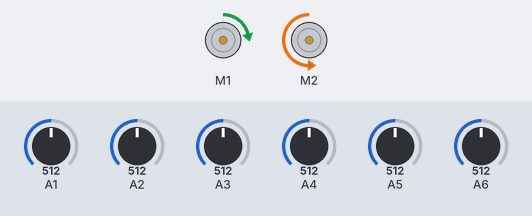
Recording of a sketch running on a simulated Arduino Uno, built with avr-gcc and run on an emulated ATmega328P. On the bench: 2 × DC motor (green arrow = forward, orange = backward, longer = faster). The test bench sets the inputs (shaded band); at power-on: A1 = 512, A6 = 512, A5 = 512, A2 = 512, A3 = 512, A4 = 512.

Above: at 7.2 s.
7.3 s: A1 set to 440
At 8.3 s:
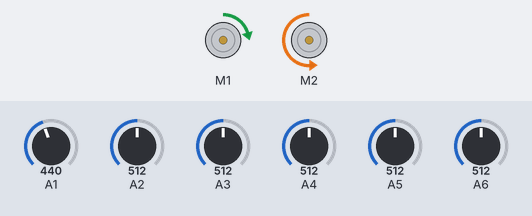
8.8 s: A6 set to 440
At 9.3 s:
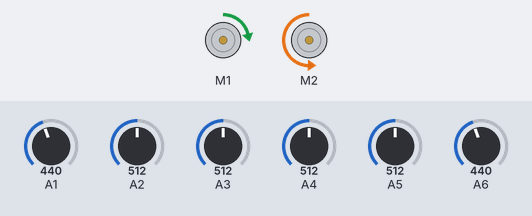
10.3 s: A5 set to 440
At 11.5 s:
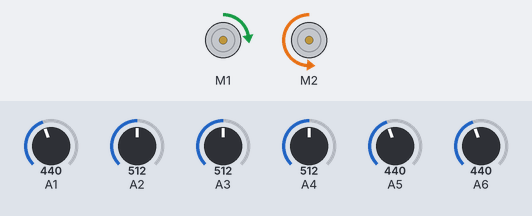
11.8 s: A2 set to 716
At 12.9 s:
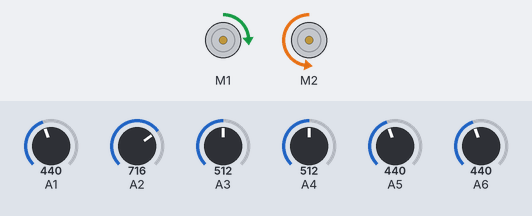
13.3 s: A3 set to 992
At 14.0 s:
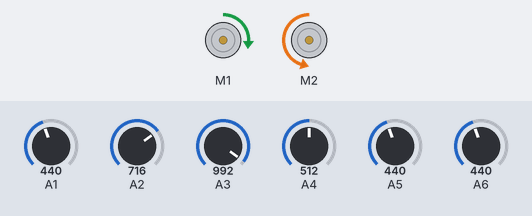
14.8 s: A1 set to 306
At 15.2 s:
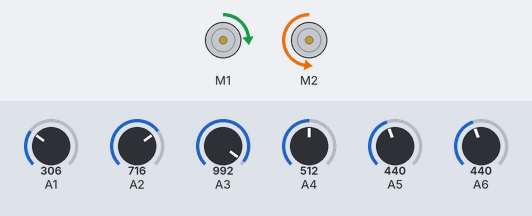
Timing chart, 0 to 17.3 s (numbered marks = the images above; inputs shaded):
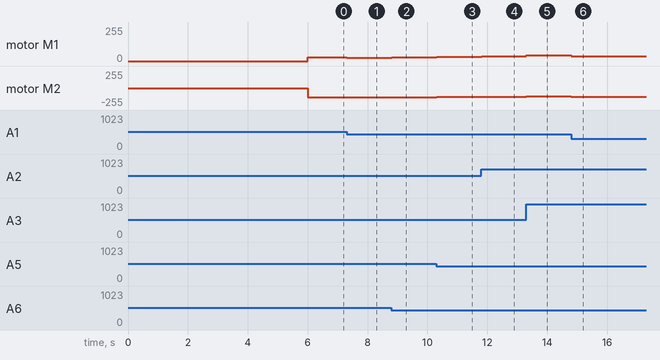

The sketch:

4_sensors.ino
```cpp
//ena = right motor

#include <DRV8835MotorShield.h>
#include <QTRSensors.h> //Pololu QTR Sensor Library. First you must download and install QTRSensors library

#define pha 6
#define phb 7
#define ena 10
#define enb 11
#define KP 0.1 //experiment to determine this, start by something small that just makes your bot follow the line at a slow speed
#define KD 0.5 //experiment to determine this, slowly increase the speeds and adjust this value. ( Note: Kp < Kd)
#define M1_minumum_speed 130  //minimum speed of the Motor1
#define M2_minumum_speed 130  //minimum speed of the Motor2
#define M1_maximum_speed 450 //max. speed of the Motor1
#define M2_maximum_speed 350 //max. speed of the Motor2
//#define MIDDLE_SENSOR 2       //number of middle sensor used
#define NUM_SENSORS 6    //number of sensors used
#define NUM_SAMPLES_PER_SENSOR 4
#define TIMEOUT 2500          //waits for 2500 us for sensor outputs to go low
#define EMITTER_PIN 2         //emitterPin is the Arduino digital pin that controls whether the IR LEDs are on or off. Emitter is controlled by digital pin 2
#define DEBUG 0
#define whiteline 1

//sensors 0 through 5 are connected to analog inputs 0 through 5, respectively
QTRSensorsAnalog qtra((unsigned char[]) {1, 2, 3, 4, 5, 6}, NUM_SENSORS,  NUM_SAMPLES_PER_SENSOR, EMITTER_PIN);

DRV8835MotorShield driver(phb,enb,pha,ena);

unsigned int sensorValues[NUM_SENSORS];
unsigned char readMode = QTR_EMITTERS_ON;

void setup()
{
//pinMode(2, OUTPUT)
//digitalWrite(2, HIGH);
//digitalWrite(13, HIGH);

delay(1500);
manual_calibration();
set_motors(0,0);
//Serial.begin(9600);
}

int lastError = 0;
int last_proportional = 0;
//int integral = 0;

void loop()
{
unsigned int sensors[6];
int position = qtra.readLine(sensorValues, QTR_EMITTERS_ON, whiteline); //get calibrated readings along with the line position, refer to the QTR Sensors Arduino Library for more details on line position.
int error = position - 3350;
//Serial.print(position);
//Serial.println();
//delay(200);

int motorSpeed = KP * error + KD * (error - lastError);
lastError = error;

int leftMotorSpeed = M1_minumum_speed + motorSpeed;
int rightMotorSpeed = M2_minumum_speed - motorSpeed;

// set motor speeds using the two motor speed variables above
set_motors(leftMotorSpeed, rightMotorSpeed);
}

void set_motors(int motor1speed, int motor2speed)
{
if (motor1speed > M1_maximum_speed ) motor1speed = M1_maximum_speed;
if (motor2speed > M2_maximum_speed ) motor2speed = M2_maximum_speed;
//if (motor1speed < 0) motor1speed = 0;
//if (motor2speed < 0) motor2speed = 0;
driver.setSpeeds(motor1speed, -(motor2speed));
}

//calibrate for sometime by sliding the sensors across the line, or you may use auto-calibration instead
void manual_calibration() {

int i;
for (i = 0; i < 100; i++)
{
qtra.calibrate(QTR_EMITTERS_ON);
delay(20);
}

if (DEBUG) {
Serial.begin(9600);
for (int i = 0; i < NUM_SENSORS; i++)
{
Serial.print(qtra.calibratedMinimumOn[i]);
Serial.print(' ');
}
Serial.println();

for (int i = 0; i < NUM_SENSORS; i++)
{
Serial.print(qtra.calibratedMaximumOn[i]);
Serial.print(' ');
}
Serial.println();
Serial.println();
}
}
```

Measured:
- after the input at 7.3 s, motor M1: forward 28/255 → forward 25/255 at once; motor M2: backward 137/255 → backward 140/255 at once
- after the input at 8.8 s, motor M1: forward 25/255 → forward 28/255 at once; motor M2: backward 140/255 → backward 137/255 at once
- after the input at 10.3 s, motor M1: forward 28/255 → forward 31/255 at once; motor M2: backward 137/255 → backward 134/255 at once
- after the input at 11.8 s, motor M1: forward 31/255 → forward 37/255 at once; motor M2: backward 134/255 → backward 128/255 at once
- after the input at 13.3 s, motor M1: forward 37/255 → forward 45/255 at once; motor M2: backward 128/255 → backward 120/255 at once
- after the input at 14.8 s, motor M1: forward 45/255 → forward 36/255 at once; motor M2: backward 120/255 → backward 128/255 at once
